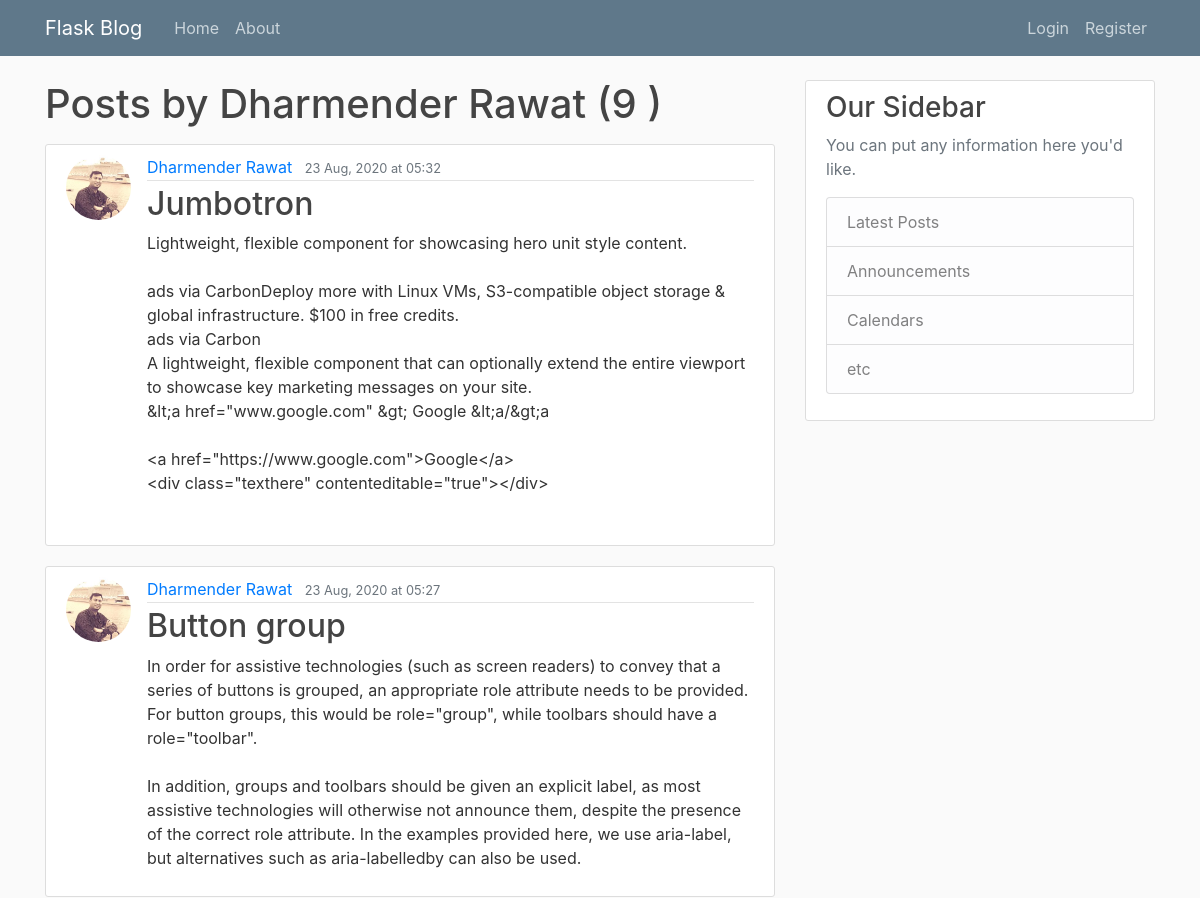
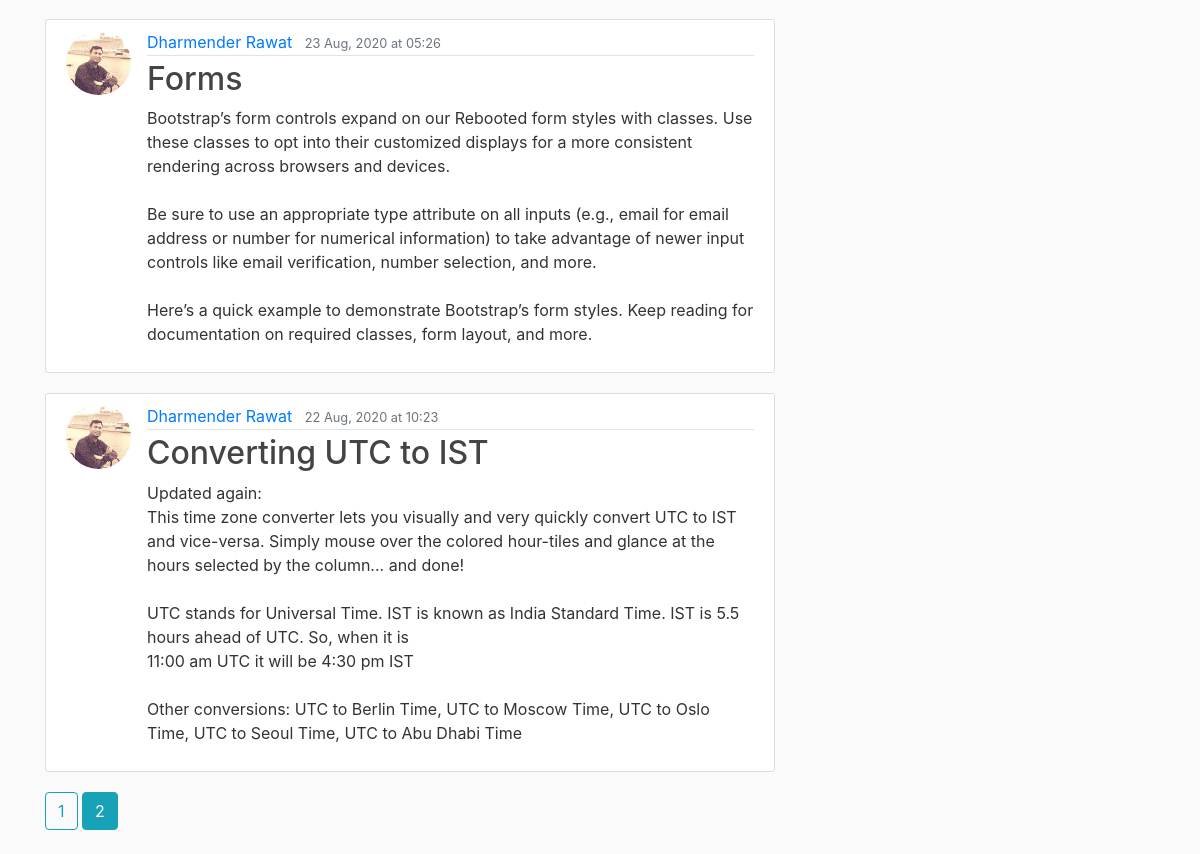
/user/posts/Dharmender Rawat?page=2, run on the app's committed database (2 pictures, top to bottom).
### blog/models.py (models this page shows, shortened)
class User (db.Model, UserMixin):
    id = db.Column(db.Integer, primary_key = True)
    username = db.Column(db.String(20), unique = True, nullable = False)
    email = db.Column(db.String(120), unique=True, nullable=False)
    image_file = db.Column(db.String(20), nullable=False, default = 'default.jpg')
    password = db.Column(db.String(60), nullable=False)
    posts = db.relationship('Post', backref = 'author', lazy = True)

class Post(db.Model):
    id = db.Column('post_id', db.Integer, primary_key=True)
    title = db.Column(db.String(120),  nullable=False)
    date_posted = db.Column(db.DateTime, nullable=False, default = datetime.utcnow)
    contents = db.Column(db.Text, nullable = False)
    user_id = db.Column(db.Integer, db.ForeignKey('user.id'), nullable = False)

### blog/routes.py (the view)
@app.route("/user/posts/<username>")
def user_posts(username):
    page = request.args.get('page', 1, type=int)
    user = User.query.filter_by(username=username).first_or_404()
    posts = Post.query.filter_by(author=user)\
                        .order_by(Post.date_posted.desc())\
                        .paginate(page=page, per_page=5)
    return render_template('user_posts.html', posts=posts, title=username + "'s Post", date_format=date_format, user=user)

### blog/routes.py (called while the page is built)
def date_format(mydate):
    mydate = mydate.replace(tzinfo=pytz.UTC)
    mydate = mydate.replace(tzinfo=pytz.UTC)
    return mydate.astimezone(tzlocal()).strftime('%d %b, %Y at %H:%M')

### blog/templates/user_posts.html
{% extends "layout.html" %}
{% block content %}
<h1 class="mb-3">Posts by {{user.username}} ({{ posts.total}} ) </h1>
{% for post in posts.items %}
<article class="media content-section">
    <img class="rounded-circle article-img"
         src="{{ url_for('static', filename='profile_pics/' + post.author.image_file) }}">
    <div class="media-body">
        <div class="article-metadata">
            <a class="mr-2" href="{{ url_for('user_posts', username=post.author.username )}}">{{ post.author.username }}</a>
            <small class="text-muted">{{ date_format(post.date_posted) }}</small>
        </div>
        <h2><a class="article-title" href="{{ url_for('post', post_id=post.id) }}">{{ post.title }}</a></h2>
        <p class="article-content">{{ post.contents }}</p>
    </div>
</article>
{% endfor %}
{%  for page_num in posts.iter_pages(left_edge=1, right_edge=1, left_current=1, right_current=2) %}
    {%  if page_num %}
        {% if posts.page == page_num %}
        <a class="btn btn-info mb-4"    href="{{ url_for('user_posts', username=user.username, page=page_num)}}"> {{page_num}} </a>
        {% else %}
        <a class="btn btn-outline-info mb-4"    href="{{ url_for('user_posts', username=user.username, page=page_num)}}"> {{page_num}} </a>
        {% endif %}
    {%  else %}
    ...
    {%  endif %}
{%  endfor %}
{% endblock %}

### blog/static/main.css (style rules this page uses)
body { background: #fafafa; color: #333333; margin-top: 5rem; }
h1, h2, h3, h4, h5, h6 { color: #444444; }
.content-section { background: #ffffff; padding: 10px 20px; border: 1px solid #dddddd; border-radius: 3px; margin-bottom: 20px; }
.article-title { color: #444444; }
.article-content { white-space: pre-line; }
.article-img { height: 65px; width: 65px; margin-right: 16px; }
.article-metadata { padding-bottom: 1px; margin-bottom: 4px; border-bottom: 1px solid #e3e3e3 }

### data on the page
User: username "Dharmender Rawat"
Post: image_file (picture), author.username "Dharmender Rawat", date_posted "23 Aug, 2020 at 05:32", title "Jumbotron", contents "Lightweight, flexible component for showcasing hero unit style content. ads via CarbonDeploy more with Linux VMs, S3-compatible object storage & global infrastructure. $100 in free credits. ads via Carbon A lightweight, flexible component that can optionally extend the entire viewport to showcase key marketing messages on your site. &lt;a href=\"www.google.com\" &gt; Google &lt;a/&gt;a <a href=\"https://www.google.com\">Google</a> <div class=\"texthere\" contenteditable=\"true\"></div>"
Post: image_file (picture), author.username "Dharmender Rawat", date_posted "23 Aug, 2020 at 05:27", title "Button group", contents "In order for assistive technologies (such as screen readers) to convey that a series of buttons is grouped, an appropriate role attribute needs to be provided. For button groups, this would be role=\"group\", while toolbars should have a role=\"toolbar\". In addition, groups and toolbars should be given an explicit label, as most assistive technologies will otherwise not announce them, despite the presence of the correct role attribute. In the examples provided here, we use aria-label, but alternatives such as aria-labelledby can also be used."
Post: image_file (picture), author.username "Dharmender Rawat", date_posted "23 Aug, 2020 at 05:26", title "Forms", contents "Bootstrap’s form controls expand on our Rebooted form styles with classes. Use these classes to opt into their customized displays for a more consistent rendering across browsers and devices. Be sure to use an appropriate type attribute on all inputs (e.g., email for email address or number for numerical information) to take advantage of newer input controls like email verification, number selection, and more. Here’s a quick example to demonstrate Bootstrap’s form styles. Keep reading for documentation on required classes, form layout, and more."
Post: image_file (picture), author.username "Dharmender Rawat", date_posted "22 Aug, 2020 at 10:23", title "Converting UTC to IST", contents "Updated again: This time zone converter lets you visually and very quickly convert UTC to IST and vice-versa. Simply mouse over the colored hour-tiles and glance at the hours selected by the column... and done! UTC stands for Universal Time. IST is known as India Standard Time. IST is 5.5 hours ahead of UTC. So, when it is 11:00 am UTC it will be 4:30 pm IST Other conversions: UTC to Berlin Time, UTC to Moscow Time, UTC to Oslo Time, UTC to Seoul Time, UTC to Abu Dhabi Time"

### other printed values
{{ posts.total }} "9"
{{ page_num }} "1"
{{ page_num }} "2"
